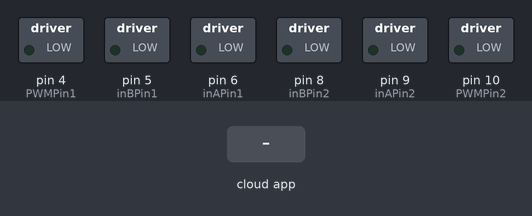
The sketch below on a simulated Arduino Uno, built with avr-gcc and run on an emulated ATmega328P. Shown: switched loads named in the sketch (green lamp = pin HIGH). Inputs (shaded band) come from the test bench. The ROS host is connected and sends only what is stated.

Above: at 1.2 s.
1.3 s: the phone or cloud app sets linear.x to -100
At 1.6 s:
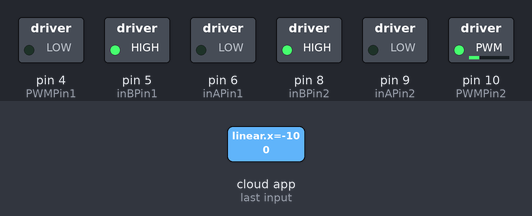
2.8 s: the phone or cloud app sets angular.z to -100
At 3.2 s:
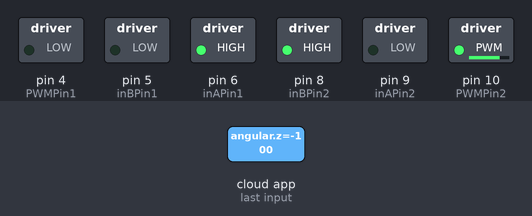
4.3 s: the phone or cloud app sets linear.x to 0
At 4.8 s:
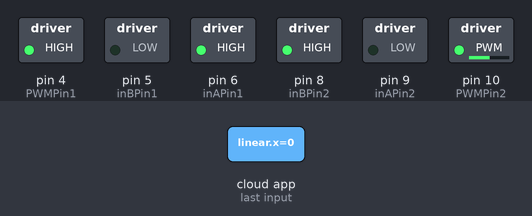
5.8 s: the phone or cloud app sets angular.z to 100
At 6.3 s:
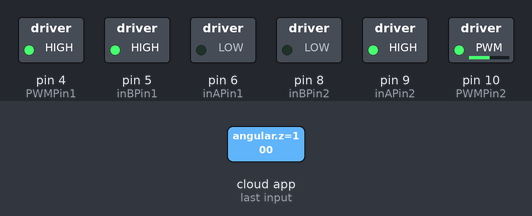
7.3 s: the phone or cloud app sets linear.x to 100
At 7.9 s:
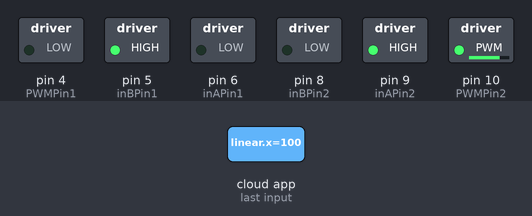
8.8 s: the phone or cloud app sets angular.z to 0
At 9.5 s:
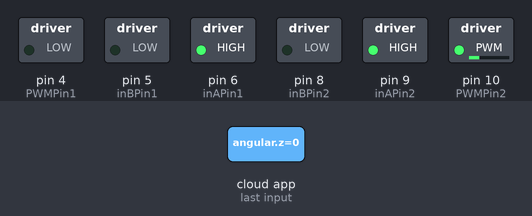
Timing chart, 0 to 11.3 s (numbered marks = the images above; inputs shaded):
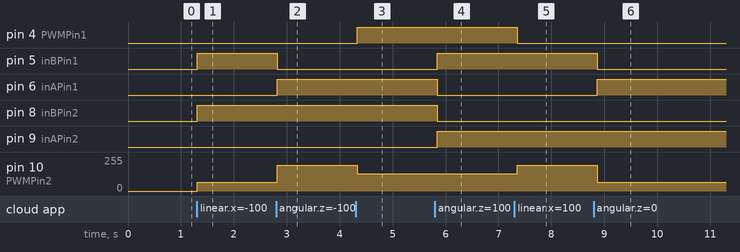

The sketch:

leader_motor_command.ino
```cpp
/*
 * rosserial Servo Control Example
 *
 * This sketch demonstrates the control of hobby R/C servos
 * using ROS and the arduiono
 *
 * For the full tutorial write up, visit
 * www.ros.org/wiki/rosserial_arduino_demos
 *
 * For more information on the Arduino Servo Library
 * Checkout :
 * http://www.arduino.cc/en/Reference/Servo
 */

#if defined(ARDUINO) && ARDUINO >= 100
  #include "Arduino.h"
#else
  #include <WProgram.h>
#endif

#include <Servo.h>
#include <ros.h>
#include <geometry_msgs/Twist.h>
#include <math.h>

#define PWM_MIN 0
#define PWMRANGE 100

ros::NodeHandle  nh;
geometry_msgs::Twist msg;

float mapPwm(float x, float out_min, float out_max);

// constants for 1st motor
const int inAPin1 = 6;  //orange
const int inBPin1 = 5;  //red
const int PWMPin1 = 4;   //brown

// constants for 2nd motor
const int inAPin2 = 9; //grey
const int inBPin2 = 8;  //white
const int PWMPin2 = 10;  //purple

void motor_cb( const geometry_msgs::Twist& cmd_vel){
  float x_des = cmd_vel.linear.x;
  float yaw_des = cmd_vel.angular.z;

  float scale = 1.3;

  float left = scale*(x_des + 2*yaw_des) / 2;
  float right = scale*(x_des - 2*yaw_des) / 2;

  uint16_t lPwm = mapPwm(fabs(left), PWM_MIN, PWMRANGE);
  uint16_t rPwm = mapPwm(fabs(right), PWM_MIN, PWMRANGE);

  digitalWrite(inAPin2, left > 0);
  digitalWrite(inBPin2, left < 0);
  digitalWrite(inAPin1, right > 0);
  digitalWrite(inBPin1, right < 0);

  lPwm = lPwm*1;
  rPwm = rPwm*1.6;
  if (lPwm<20)
  {
    lPwm = 0;
  }

  if (rPwm<20)
  {
    rPwm = 0;
  }

  analogWrite(PWMPin2, lPwm);
  analogWrite(PWMPin1, rPwm);
}

ros::Subscriber<geometry_msgs::Twist> sub("/cmd_vel", motor_cb);

void setup(){ // setting all pins as outputs
  //pinMode(13, OUTPUT);
  pinMode(inAPin1,OUTPUT);
  pinMode(inBPin1,OUTPUT);
  pinMode(PWMPin1,OUTPUT);

  pinMode(inAPin2,OUTPUT);
  pinMode(inBPin2,OUTPUT);
  pinMode(PWMPin2,OUTPUT);

  nh.initNode();
  nh.subscribe(sub);
}

void stop()
{
  digitalWrite(inAPin2, 0);
  digitalWrite(inBPin2, 0);
  digitalWrite(inAPin1, 0);
  digitalWrite(inBPin1,  0);
  analogWrite(PWMPin2, 0);
  analogWrite(PWMPin1, 0);
}

void loop()
{
  if (!nh.connected()) {
    stop();
  }
  nh.spinOnce();
  delay(100);
}

// Map x value from [0 .. 1] to [out_min .. out_max]
float mapPwm(float x, float out_min, float out_max)
{
  return x * (out_max - out_min) + out_min;
}

// NOTES: I think pins A and B each control a wheel, so both must be high or both low when controlling
//        Should have pins A and B on the whole time then PWM controls whether or not they move
//        PWM pins control speed? so vertical scroller will control speed of each side?
//        Pins A and B from one motor should be set to LOW when not supposed to be moving
//        Vertical scroller should go from 0 to 5 for 0V to 5V
//        Horizontal scroller can go from 0 to 1 to indicate LOW or HIGH
//        Should PWM scroller go to negatives to indicate going backwards??
//        In rqt can you change the names to cmd_vel and cmd_vel2?
//        Should the main function still be "void servo_cb"? what should it actually be? just a void loop?
//        If you want to robot to stop then it has to be done simultaneously, maybe 2nd joy pad only controls speed and direction
//        Should pins A and B always be on high, and motors just stop when PWM = 0?
```

Measured:
- after the input at 1.3 s, pin 5 (inBPin1), pin 8 (inBPin2): LOW → HIGH at once; pin 10 (PWMPin2): 0/255 → 65/255 at once
- after the input at 2.8 s, pin 5 (inBPin1): HIGH → LOW at once; pin 6 (inAPin1): LOW → HIGH at once; pin 10 (PWMPin2): 65/255 → 195/255 at once
- after the input at 4.3 s, pin 4 (PWMPin1): LOW → HIGH at once; pin 10 (PWMPin2): 195/255 → 130/255 at once
- after the input at 5.8 s, pin 5 (inBPin1), pin 9 (inAPin2): LOW → HIGH after 0.05 s; pin 6 (inAPin1), pin 8 (inBPin2): HIGH → LOW after 0.05 s
- after the input at 7.3 s, pin 4 (PWMPin1): HIGH → LOW after 0.06 s; pin 10 (PWMPin2): 130/255 → 195/255 after 0.06 s
- after the input at 8.8 s, pin 5 (inBPin1): HIGH → LOW after 0.07 s; pin 6 (inAPin1): LOW → HIGH after 0.07 s; pin 10 (PWMPin2): 195/255 → 65/255 after 0.07 s
